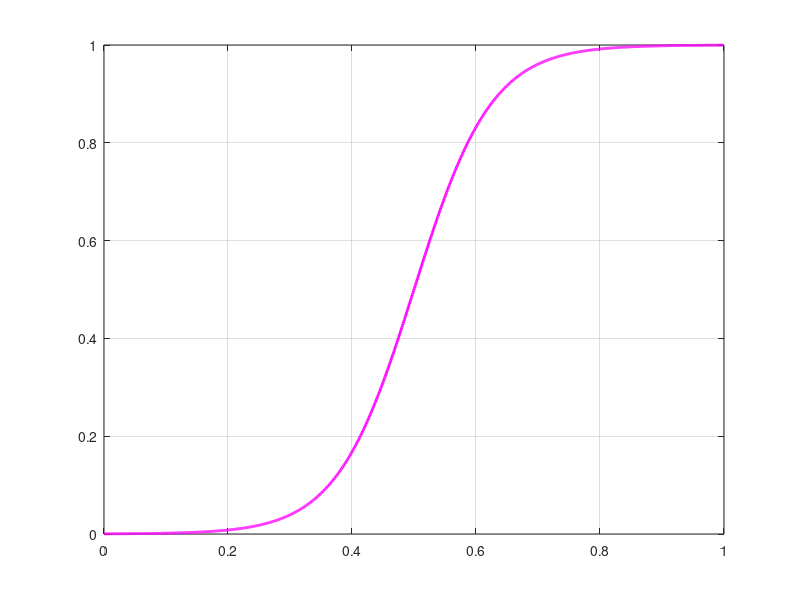

This figure's MATLAB source: (Note: this script raises an error after producing the figure.)
%% SIGMOID LAMBDA FUNCTION PLOT

%pre-setting figure properties
fn='Helvetica';fs_labels=16;fs_axis=16;wd=20;ht=18;

%A_star range
A_star = linspace(0,1,1000);
% lambda(A_star) function
l = @(A_star) 1./(1+exp(-(16*A_star-8)));

%figure plot
sigmoid_fig=figure('Name','Sigmoidal Lambda');clf;
box on;hold on;grid on;
xlim([0 1]);ylim([0 1]);
plot(A_star,l(A_star),'m-','LineWidth',2);
%x1-axis settings
ax1=gca;
% % ax1.XLabel.String='$A^{*}$';
% % ax1.XLabel.Interpreter='latex';
% % ax1.XLabel.FontSize = fs_labels;
ax1.XTick = 0:0.1:1;
% % ax1.XLabel.FontSize = fs_axis;
% % ax1.XLabel.FontName = fn;
% % ax1.YLabel.String='$\lambda(A^{*})$';
% % ax1.YLabel.Interpreter='latex';
ax1.YTick = 0:0.1:1;
% % ax1.YLabel.FontSize = fs_axis;
% % ax1.YLabel.FontName = fn;
ax1.FontSize = fs_labels;
ax1.TickDir = 'out';

ax1_pos = ax1.Position;

ax2 = axes('Position',ax1_pos,'XAxisLocation','top','YAxisLocation','right','Color','none');
ax2.YTick=[];
ax2.XTick = 0:0.2:1;

valueOfA = zeros(1,6);

for i = 1:6
    val = ax2.XTick(i)*2760;
    valueOfA(i) = val;
end
ax2.XTickLabel = {valueOfA(1),valueOfA(2),valueOfA(3),valueOfA(4),valueOfA(5),valueOfA(6)};
% {valueOfA(1),valueOfA(2),valueOfA(3),valueOfA(4),valueOfA(5),valueOfA(6),valueOfA(7),valueOfA(8),valueOfA(9),valueOfA(10),valueOfA(11)};
ax2.TickDir = 'out';
ax2.FontSize = fs_axis;

set(gcf,'Units','centimeters','Position',[0 0 wd ht],'PaperUnits','centimeters','PaperSize',[wd+2 ht+2]);
hold off;

%saving figure
epsFileName = 'figures\\sigmoidal_lambda.eps';fullFileName =fullfile(epsFileName);print(sigmoid_fig,fullFileName,'-depsc');
tiffFileName = 'figures\\sigmoidal_lambda.tiff';fullFileName2 = fullfile(tiffFileName);print(sigmoid_fig,fullFileName2,'-dtiff');

